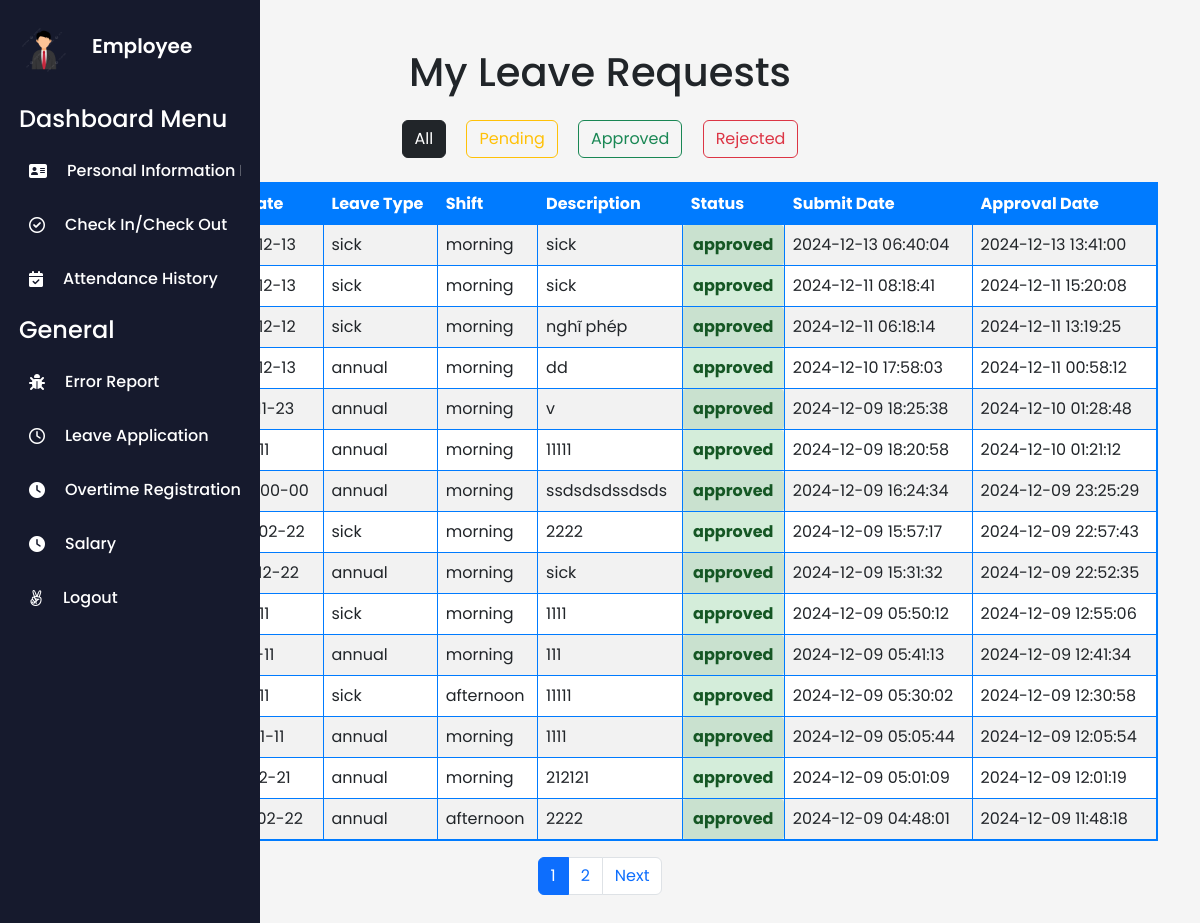
Page /index.php?action=viewPendingRequests (signed in) on the committed database.
### tables this page shows
CREATE TABLE `leaverequest` (
  `LeaveRequestID` int(11) NOT NULL,
  `EmployeeID` int(11) DEFAULT NULL,
  `StartDate` date DEFAULT NULL,
  `EndDate` date DEFAULT NULL,
  `Reason` enum('annual','sick','personal','other') DEFAULT NULL,
  `ApprovedBy` varchar(50) DEFAULT NULL,
  `SubmitDate` timestamp NULL DEFAULT NULL,
  `Status` varchar(20) DEFAULT NULL,
  `Shift` enum('morning','afternoon','full') NOT NULL,
  `Description` varchar(255) NOT NULL,
  `ApprovedDate` datetime DEFAULT NULL
);

### controllers/LeaveRequestController.php (called while the page is built, shortened)
<?php
require_once 'models/LeaveRequestModel.php';
class LeaveRequestController {
    protected $leaveRequestModel;
    public function __construct($pdo) {
        $this->leaveRequestModel = new LeaveRequest($pdo);
    }
    public function viewPendingRequests() {
        $filter = isset($_GET['filter']) ? $_GET['filter'] : 'all';
        $status = null;
        switch ($filter) {
            default:
                $status = null;
        }
        $limit = 15;
        $page = isset($_GET['page']) ? (int)$_GET['page'] : 1;
        $offset = ($page - 1) * $limit;
        $leave_requests = $this->leaveRequestModel->getFilteredLeaveRequests($_SESSION['id'], $status, $limit, $offset);
        $totalRequests = $this->leaveRequestModel->countFilteredLeaveRequests($_SESSION['id'], $status);
        $totalPages = ceil($totalRequests / $limit);
        include 'views/viewPendingRequests.php';
    }
}
?>

### models/LeaveRequestModel.php (called while the page is built, shortened)
<?php
class LeaveRequest {
    protected $pdo;
    public function __construct($pdo) {
        $this->pdo = $pdo;
    }
    public function getFilteredLeaveRequests($employeeId, $status = null, $limit = 10, $offset = 0) {
        $query = "SELECT lr.*, e.FirstName, e.LastName
                  FROM leaverequest lr
                  JOIN employee e ON lr.EmployeeID = e.EmployeeID
                  WHERE lr.EmployeeID = ?";
        $params = [$employeeId];
        $query .= " ORDER BY lr.SubmitDate DESC LIMIT ? OFFSET ?";
        $params[] = $limit;
        $params[] = $offset;
        $stmt = $this->pdo->prepare($query);
        foreach ($params as $key => $value) {
            $stmt->bindValue($key + 1, $value, is_int($value) ? PDO::PARAM_INT : PDO::PARAM_STR);
        }
        $stmt->execute();
        return $stmt->fetchAll(PDO::FETCH_ASSOC);
    }
    public function countFilteredLeaveRequests($employeeId, $status = null) {
        $query = "SELECT COUNT(*) FROM leaverequest WHERE EmployeeID = ?";
        $params = [$employeeId];
        $stmt = $this->pdo->prepare($query);
        foreach ($params as $key => $value) {
            $stmt->bindValue($key + 1, $value);
        }
        $stmt->execute();
        return $stmt->fetchColumn();
    }
}
?>

### views/viewPendingRequests.php (the view, shortened to what this page needs)
<!DOCTYPE html>
<html lang="en">
<head>
    <link href="https://cdn.jsdelivr.net/npm/bootstrap@5.3.0-alpha3/dist/css/bootstrap.min.css" rel="stylesheet">
</head>
<body>
    <?php include 'views/layouts/sidebar.php'; ?>
    <div class="container my-5">
        <h1 class="text-center mb-4">My Leave Requests</h1>
        <div class="text-center mb-4">
            <form method="GET" action="">
                <button type="submit" name="filter" value="all"
                        class="btn <?= (!isset($_GET['filter']) || $_GET['filter'] === 'all') ? 'btn-dark' : 'btn-secondary' ?> mx-2">
                    All
                </button>
                <button type="submit" name="filter" value="pending"
                        class="btn <?= (isset($_GET['filter']) && $_GET['filter'] === 'pending') ? 'btn-warning' : 'btn-outline-warning' ?> mx-2">
                    Pending
                </button>
                <button type="submit" name="filter" value="approved"
                        class="btn <?= (isset($_GET['filter']) && $_GET['filter'] === 'approved') ? 'btn-success' : 'btn-outline-success' ?> mx-2">
                    Approved
                </button>
                <button type="submit" name="filter" value="rejected"
                        class="btn <?= (isset($_GET['filter']) && $_GET['filter'] === 'rejected') ? 'btn-danger' : 'btn-outline-danger' ?> mx-2">
                    Rejected
                </button>
            </form>
        </div>
        <table class="table table-striped table-bordered">
            <thead class="table-dark">
                <tr>
                    <th>ID</th>
                    <th>Start Date</th>
                    <th>End Date</th>
                    <th>Leave Type</th>
                    <th>Shift</th>
                    <th>Description</th>
                    <th>Status</th>
                    <th>Submit Date</th>
                    <th>Approval Date</th>
                </tr>
            </thead>
            <tbody>
                <?php if (!empty($leave_requests)): ?>
                    <?php foreach ($leave_requests as $request): ?>
                        <tr>
                            <td><?= htmlspecialchars($request['LeaveRequestID']) ?></td>
                            <td><?= htmlspecialchars($request['StartDate']) ?></td>
                            <td><?= htmlspecialchars($request['EndDate']) ?></td>
                            <td><?= htmlspecialchars($request['Reason']) ?></td>
                            <td><?= htmlspecialchars($request['Shift']) ?></td>
                            <td><?= htmlspecialchars($request['Description']) ?></td>
                            <td class="status <?= strtolower(htmlspecialchars($request['Status'])) ?>">
                                <?= htmlspecialchars($request['Status']) ?>
                            </td>
                            <td><?= htmlspecialchars($request['SubmitDate']) ?></td>
                            <td><?= htmlspecialchars($request['ApprovedDate']) ?></td>
                        </tr>
                    <?php endforeach; ?>
                <?php else: ?>
                    <tr>
                        <td colspan="9" class="text-center">You don't have any leave requests yet.</td>
                    </tr>
                <?php endif; ?>
            </tbody>
        </table>
        <nav aria-label="Page navigation">
            <ul class="pagination justify-content-center">
                <?php for ($i = 1; $i <= $totalPages; $i++): ?>
                    <li class="page-item <?= $i == $page ? 'active' : '' ?>">
                        <a class="page-link" href="?action=viewPendingRequests&page=<?= $i ?>&filter=<?= htmlspecialchars($filter) ?>">
                            <?= $i ?>
                        </a>
                    </li>
                <?php endfor; ?>
                <?php if ($page < $totalPages): ?>
                    <li class="page-item">
                        <a class="page-link" href="?action=viewPendingRequests&page=<?= $page + 1 ?>&filter=<?= htmlspecialchars($filter) ?>">Next</a>
                    </li>
                <?php endif; ?>
            </ul>
        </nav>
    </div>
</body>
</html>

### assets/css/sidebar.css (style rules this page uses)
* { margin: 0; padding: 0; box-sizing: border-box; font-family: "Poppins", sans-serif; }
body { min-height: 100vh; background: #f0f4ff; font-family: Arial, sans-serif; margin: 0; padding: 0; background-color: #f5f5f5; }

### views/viewPendingRequests.php (style rules this page uses)
.status { font-weight: bold; padding: 5px 10px; border-radius: 4px; text-align: center; }
.status.approved { background-color: #d4edda; color: #155724; }
.table { border: 2px solid #007bff; }
.table th, .table td { border: 1px solid #007bff; }
.table th { background-color: #007bff; color: white; }

### rows in the picture
leaverequest: Reason "sick", Shift "morning", Description "sick", Status "approved", SubmitDate "2024-12-13 06:40:04", ApprovedDate "2024-12-13 13:41:00"
leaverequest: Reason "sick", Shift "morning", Description "sick", Status "approved", SubmitDate "2024-12-11 08:18:41", ApprovedDate "2024-12-11 15:20:08"
leaverequest: Reason "sick", Shift "morning", Description "nghĩ phép", Status "approved", SubmitDate "2024-12-11 06:18:14", ApprovedDate "2024-12-11 13:19:25"
leaverequest: Reason "annual", Shift "morning", Description "dd", Status "approved", SubmitDate "2024-12-10 17:58:03", ApprovedDate "2024-12-11 00:58:12"
leaverequest: Reason "annual", Shift "morning", Description "v", Status "approved", SubmitDate "2024-12-09 18:25:38", ApprovedDate "2024-12-10 01:28:48"
leaverequest: Reason "annual", Shift "morning", Description "11111", Status "approved", SubmitDate "2024-12-09 18:20:58", ApprovedDate "2024-12-10 01:21:12"
leaverequest: Reason "annual", Shift "morning", Description "ssdsdsdssdsds", Status "approved", SubmitDate "2024-12-09 16:24:34", ApprovedDate "2024-12-09 23:25:29"
leaverequest: Reason "sick", Shift "morning", Description "2222", Status "approved", SubmitDate "2024-12-09 15:57:17", ApprovedDate "2024-12-09 22:57:43"
leaverequest: Reason "annual", Shift "morning", Description "sick", Status "approved", SubmitDate "2024-12-09 15:31:32", ApprovedDate "2024-12-09 22:52:35"
leaverequest: Reason "sick", Shift "morning", Description "1111", Status "approved", SubmitDate "2024-12-09 05:50:12", ApprovedDate "2024-12-09 12:55:06"
leaverequest: Reason "annual", Shift "morning", Description "111", Status "approved", SubmitDate "2024-12-09 05:41:13", ApprovedDate "2024-12-09 12:41:34"
leaverequest: Reason "sick", Shift "afternoon", Description "11111", Status "approved", SubmitDate "2024-12-09 05:30:02", ApprovedDate "2024-12-09 12:30:58"
leaverequest: Reason "annual", Shift "morning", Description "1111", Status "approved", SubmitDate "2024-12-09 05:05:44", ApprovedDate "2024-12-09 12:05:54"
leaverequest: Reason "annual", Shift "morning", Description "212121", Status "approved", SubmitDate "2024-12-09 05:01:09", ApprovedDate "2024-12-09 12:01:19"
leaverequest: Reason "annual", Shift "afternoon", Description "2222", Status "approved", SubmitDate "2024-12-09 04:48:01", ApprovedDate "2024-12-09 11:48:18"
